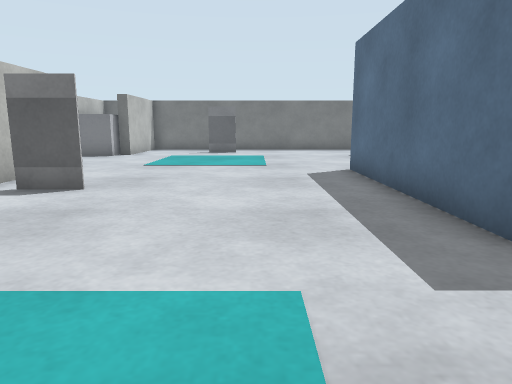
View 1 (above)

20 first-person views from a walk through a Webots world. The camera is 0.27 m above the floor, tilts 10° down and sees 70° across. The floor is counted in squares, 0.25 m on a side. Each view is taken from the middle of a square. On the plan, view 1 faces up. The plan holds only what a view shows up to about 14 squares ahead; the rest is blank. Robots are left out.

View 2
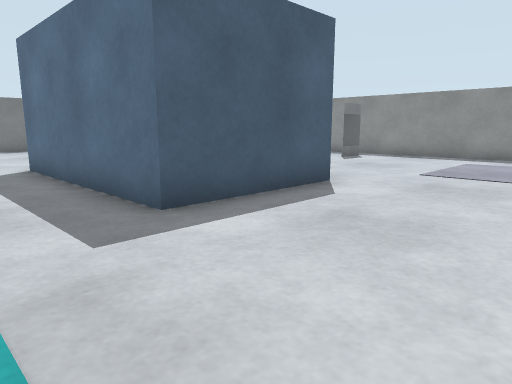

View 3
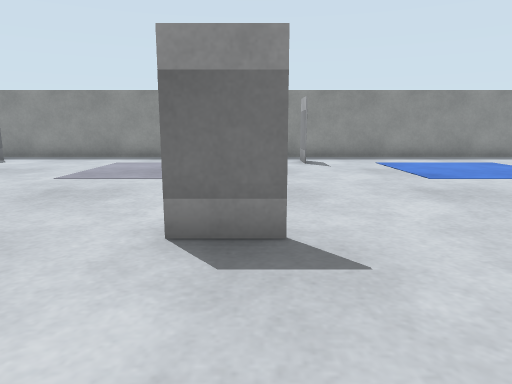

View 4
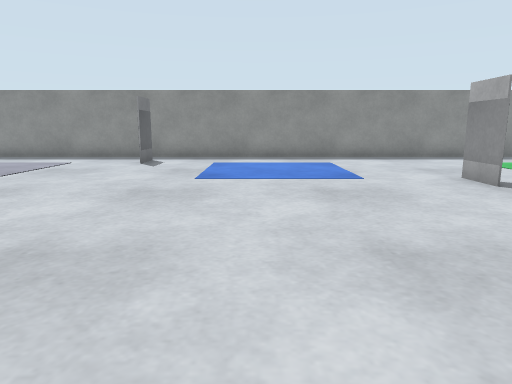

View 5
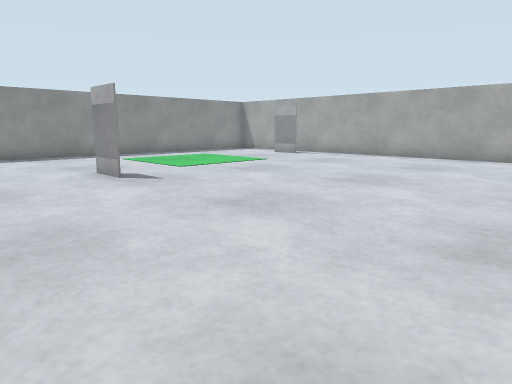

View 6
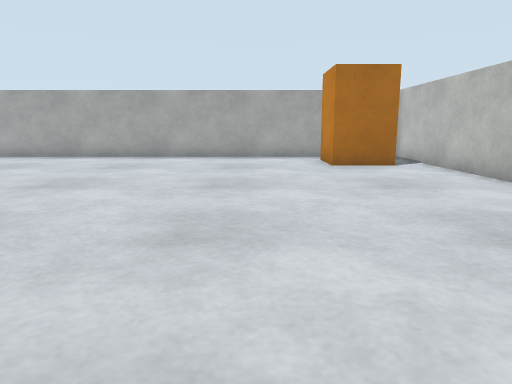

View 7
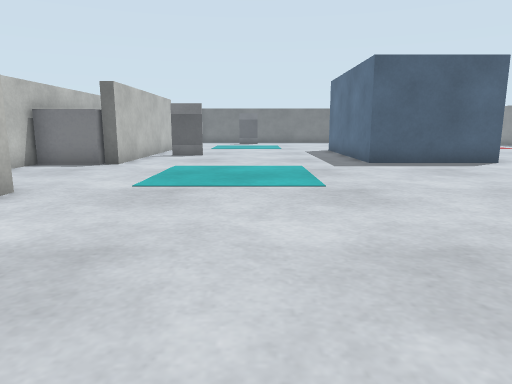

View 8
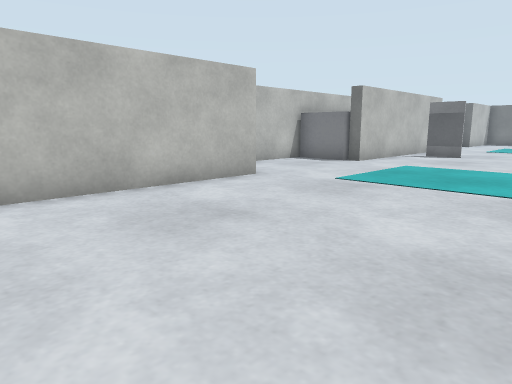

View 9
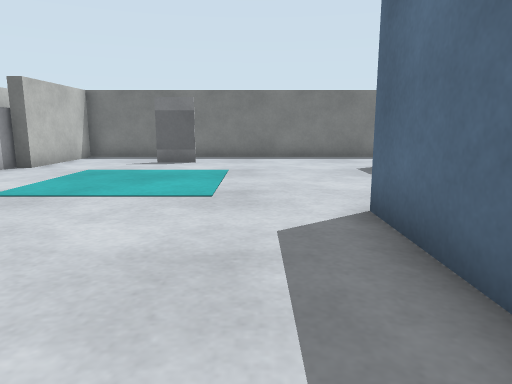

View 10
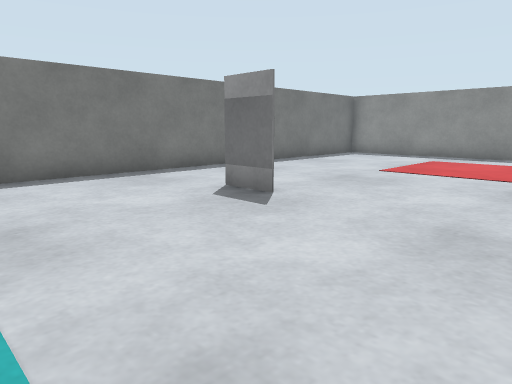

View 11
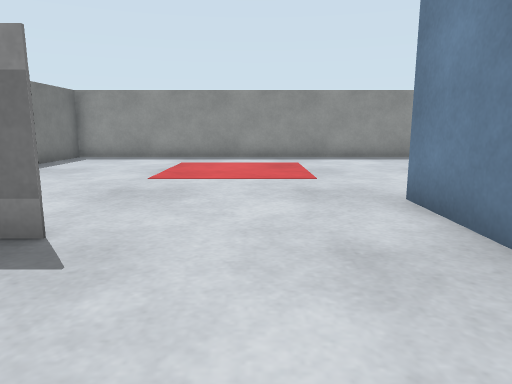

View 12
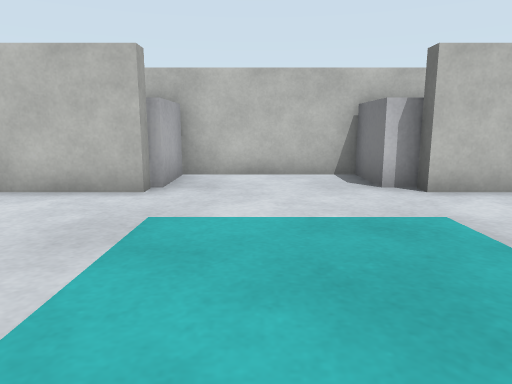

View 13
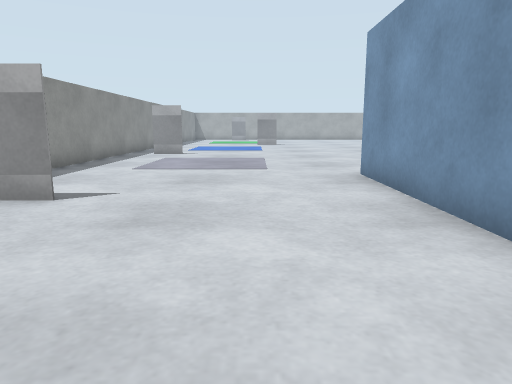

View 14
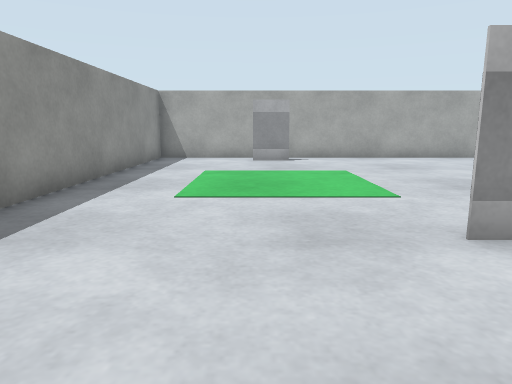

View 15
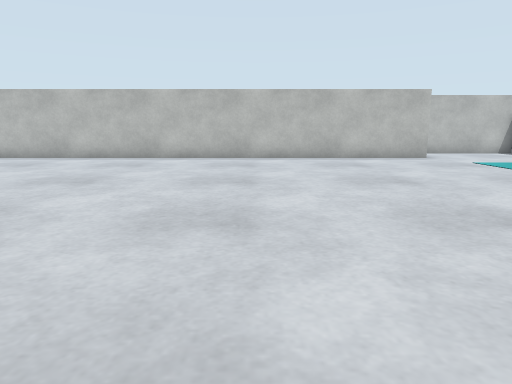

View 16
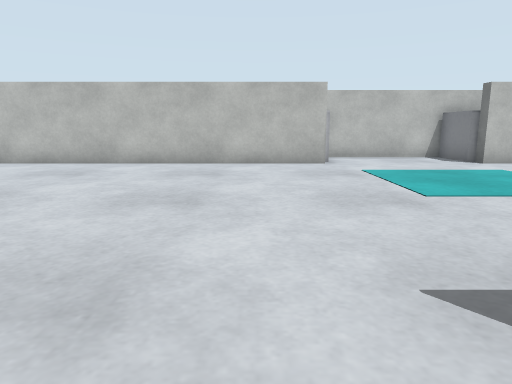

View 17
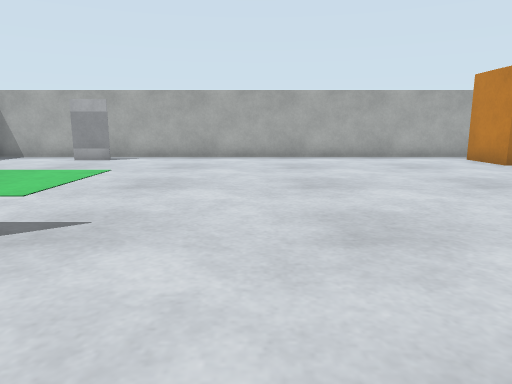

View 18
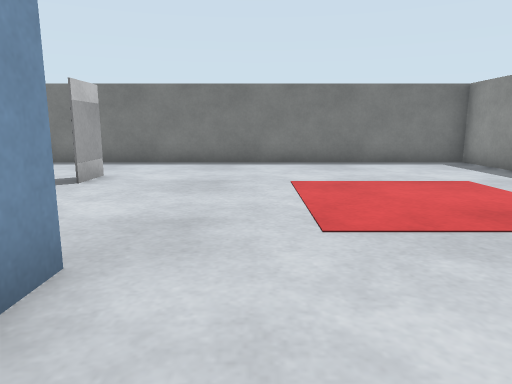

View 19
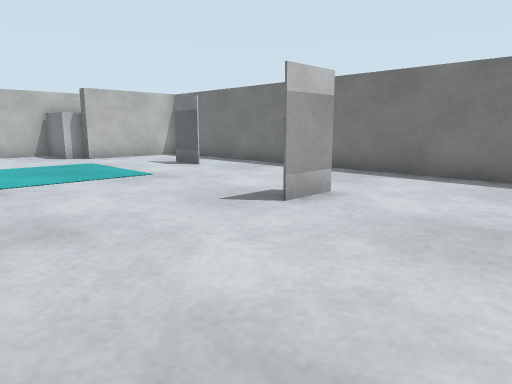

View 20
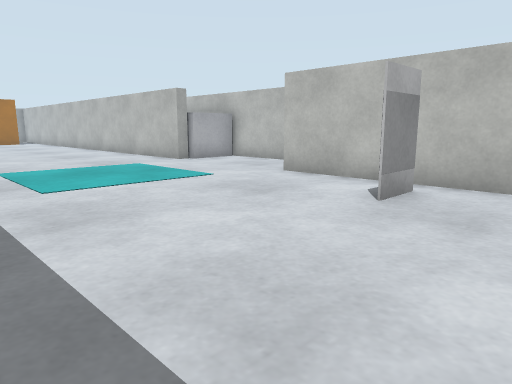

### Floor plan
Key: @ floor where view 1 was taken; # wall or solid block; . floor; B white box; L blue box; R orange box; O other object.
Columns run from 8 left of view 1 to 15 right of it. Each row starts with its distance up from view 1.
 19    #####################
 18 #  #...................#
 17 #  #...................#
 16 #  #..OO...............#
 15 # B#........O..........#
 14 #BB....................#
 13 #......................#
 12 #......................#
 11 #......................#
 10 #BB#.......LLLL........#
  9    #.......L  L........#
  8    #.......L  L........#
  7    #.......L  L........#
  6 #  #O......L  L......O.#
  5 #  #.......L  L........#
  4 #  #.......L  L........#
  3 #BB#.......LLLL........#
  2 #......................#
  1 #......................#
  0 #.......@..............#
 -1 #......................#
 -2 #BB#........O..........#
 -3    #...................#
 -4    #.................O.#
 -5    #...................#
 -6    #...................#
 -7    #...................#
 -8    #...................#
 -9    #...................#
-10    #...................#
-11    #...................#
-12    #............O......#
-13    #...................#
-14    #...................#
-15    #...................#
-16    #...................#
-17    #...................#
-18    #...................#
-19    #RRR................#
-20    #  R...........OO...#
-21    #  .................#
-22      ###################

Where each view was taken, in squares from view 1:
view 1: 0 up, 0 right, facing up
view 2: 1 down, 0 right, facing up-right
view 3: 2 down, 1 right, facing right
view 4: 7 down, 1 right, facing right
view 5: 8 down, 0 right, facing down-right
view 6: 8 down, 0 right, facing down
view 7: 8 down, 1 left, facing up
view 8: 8 down, 1 right, facing up-left
view 9: 5 up, 1 right, facing up
view 10: 10 up, 0 right, facing up-right
view 11: 12 up, 1 right, facing right
view 12: 12 up, 1 right, facing left
view 13: 12 up, 9 right, facing down
view 14: 8 down, 11 right, facing down
view 15: 8 down, 8 right, facing left
view 16: 4 down, 6 right, facing left
view 17: 8 down, 5 right, facing down
view 18: 7 up, 8 right, facing up
view 19: 10 up, 8 right, facing up-left
view 20: 9 up, 2 right, facing down-left
